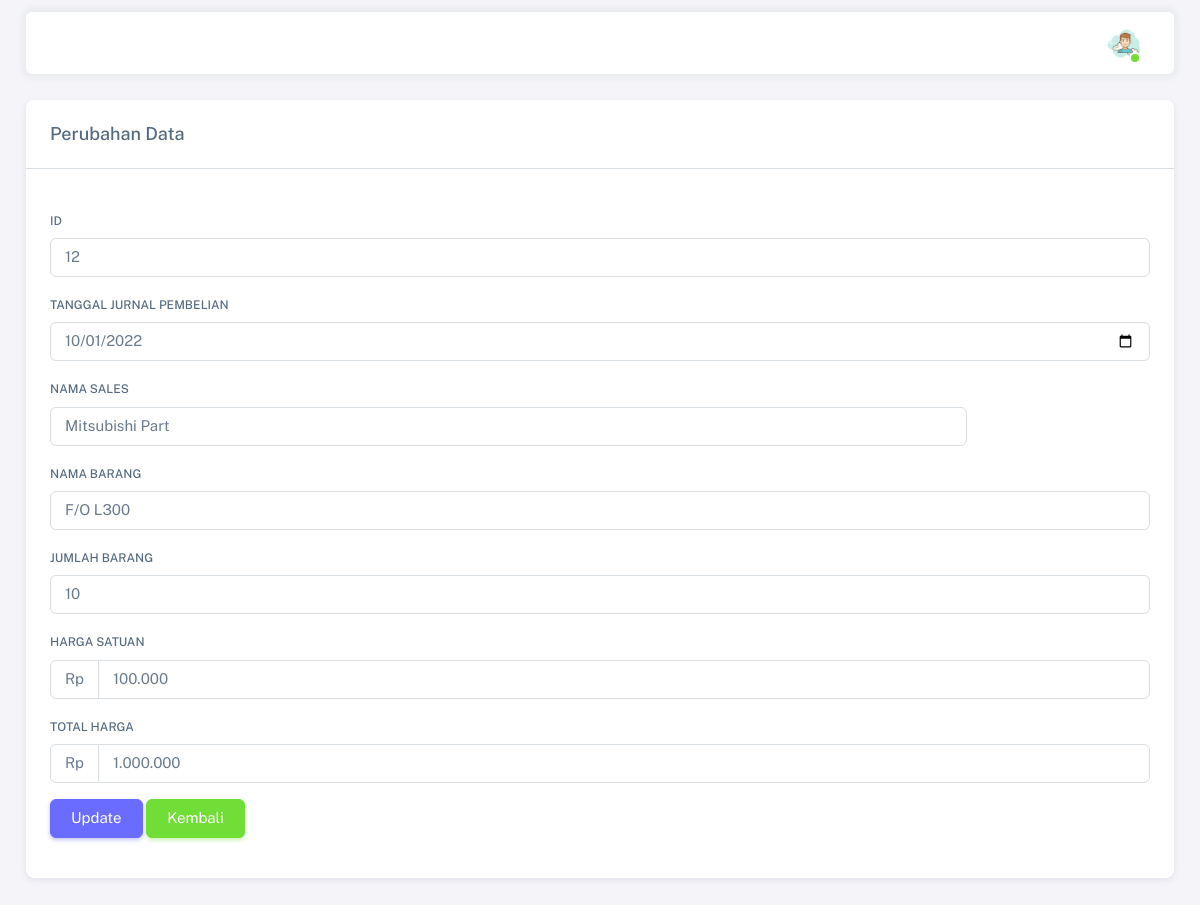
Screenshot of /admin/edit_jurnal_pembelian.php?id_jurnal_pembelian=12 with the database file from the repository.
### tables this page shows
CREATE TABLE `tb_jurnal_pembelian` (
  `id_jurnal_pembelian` bigint(100) NOT NULL,
  `tanggal_pembelian` date NOT NULL,
  `nama_sales` varchar(100) NOT NULL,
  `nama_barang` varchar(100) NOT NULL,
  `jumlah_barang` bigint(100) NOT NULL,
  `harga_satuan` bigint(100) NOT NULL,
  `jumlah_pembelian` bigint(100) NOT NULL
);

### admin/edit_jurnal_pembelian.php (the view, shortened to what this page needs)
<?php
require 'koneksi.php';
?>
<!DOCTYPE html>
<html>
  <head>
    <link rel="stylesheet" href="assets/vendor/fonts/boxicons.css" />
    <link rel="stylesheet" href="assets/vendor/css/core.css" />
    <link rel="stylesheet" href="assets/vendor/css/theme-default.css"/>
    <link rel="stylesheet" href="assets/css/demo.css" />
  </head>
<body>
  <div class="layout-wrapper layout-content-navbar">
    <div class="layout-container">
      <div class="layout-page">
          <nav class="layout-navbar container-xxl navbar navbar-expand-xl navbar-detached align-items-center bg-navbar-theme" id="layout-navbar">
            <div class="navbar-nav-right d-flex align-items-center" id="navbar-collapse">
              <ul class="navbar-nav flex-row align-items-center ms-auto">
                <li class="nav-item navbar-dropdown dropdown-user dropdown">
                  <a class="nav-link dropdown-toggle hide-arrow" href="javascript:void(0);" data-bs-toggle="dropdown">
                    <div class="avatar avatar-online">
                      <img src="assets/img/avatars/1.png" alt class="w-px-40 h-auto rounded-circle" />
                    </div>
                  </a>
                </li>
              </ul>
            </div>
          </nav>
                          <?php
                            if(isset($_GET['id_jurnal_pembelian']))
                            {
                                $id_jurnal_pembelian = mysqli_real_escape_string($con, $_GET['id_jurnal_pembelian']);
                                $query = "SELECT * FROM tb_jurnal_pembelian WHERE id_jurnal_pembelian='$id_jurnal_pembelian' ";
                                $query_run = mysqli_query($con, $query);
                                if(mysqli_num_rows($query_run) > 0)
                                {
                                    $jurnal_pembelian = mysqli_fetch_array($query_run);
                            ?>
          <div class="content-wrapper">
            <div class="container-xxl flex-grow-1 container-p-y">
              <div class="row">
                <div class="col-md-12">
                  <div class="card mb-4">
                    <h5 class="card-header">Perubahan Data</h5>
                    <hr class="my-0" />
                    <div class="card-body">
                      <form action="code_pembelian.php" method="POST">
                              <div class="row">
                                </div>
                                <div class="mb-3 col-md-12">
                                  <label class="form-label">ID</label>
                                  <input type="text" name="id_jurnal_pembelian" value="<?=$jurnal_pembelian['id_jurnal_pembelian'];?>" class="form-control">
                                </div>
                                <div class="mb-3 col-md-12">
                                  <label class="form-label">Tanggal Jurnal Pembelian</label>
                                  <input type="date" name="tanggal_pembelian" value="<?=$jurnal_pembelian['tanggal_pembelian'];?>" class="form-control">
                                </div>
                                <div class="mb-3 col-md-12">
                                  <label class="form-label">Nama Sales</label>
                                  <div class="col-md-10">
                                    <select class="form-control" name="nama_sales">
                                    <option disabled selected > <?=$jurnal_pembelian['nama_sales'];?></option>
                                    </select>
                                  </div>
                                  </div>
                                <div class="mb-3 col-md-12">
                                  <label class="form-label">Nama Barang</label>
                                  <input type="text" name="nama_barang" value="<?=$jurnal_pembelian['nama_barang'];?>" class="form-control">
                                </div>
                                <div class="mb-3 col-md-12">
                                  <label class="form-label">Jumlah Barang</label>
                                  <input type="text" name="jumlah_barang" value="<?=$jurnal_pembelian['jumlah_barang'];?>" class="form-control" >
                                </div>
                                  <div class="mb-3 col-md-12">
                                  <label class="form-label">Harga Satuan</label>
                                    <div class="input-group">
                                   <span class="input-group-text" id="basic-addon11">Rp</span>
                                  <input type="text" name="harga_satuan" value="<?= number_format($jurnal_pembelian['harga_satuan'],0, ",", ".") ?>" class="form-control"   >
                                  </div>
                                </div>
                                <div class="mb-3 col-md-12">
                                  <label class="form-label">Total Harga </label>
                                  <div class="input-group">
                                  <span class="input-group-text" id="basic-addon11">Rp</span>
                                  <input type="text" name="jumlah_pembelian" value="<?= number_format($jurnal_pembelian['jumlah_pembelian'],0, ",", ".") ?>" class="form-control">
                                  </div>
                                </div>
                                <div class="mb-3 col-md-12">
                                  <button type="submit" name="update_jurnal_pembelian" class="btn btn-primary">Update
                                  </button>
                                  <a href="list_jurnal_pembelian.php" class="btn btn-success">Kembali</a>
                                </div>
                                </div>
                              </div>
                              </div>
                      <?php
                            }
                            else
                            {
                                echo "<h4>No Such Id Found</h4>";
                            }
                        }
                        ?>
                    </div>
                  </div>
                </div>
              </div>
            </div>
          </div>
  </body>
</html>

### rows the page displays
tb_jurnal_pembelian: id_jurnal_pembelian "12", tanggal_pembelian "10/01/2022", nama_sales "Mitsubishi Part", nama_barang "F/O L300", jumlah_barang "10", harga_satuan "100.000", jumlah_pembelian "1.000.000"
